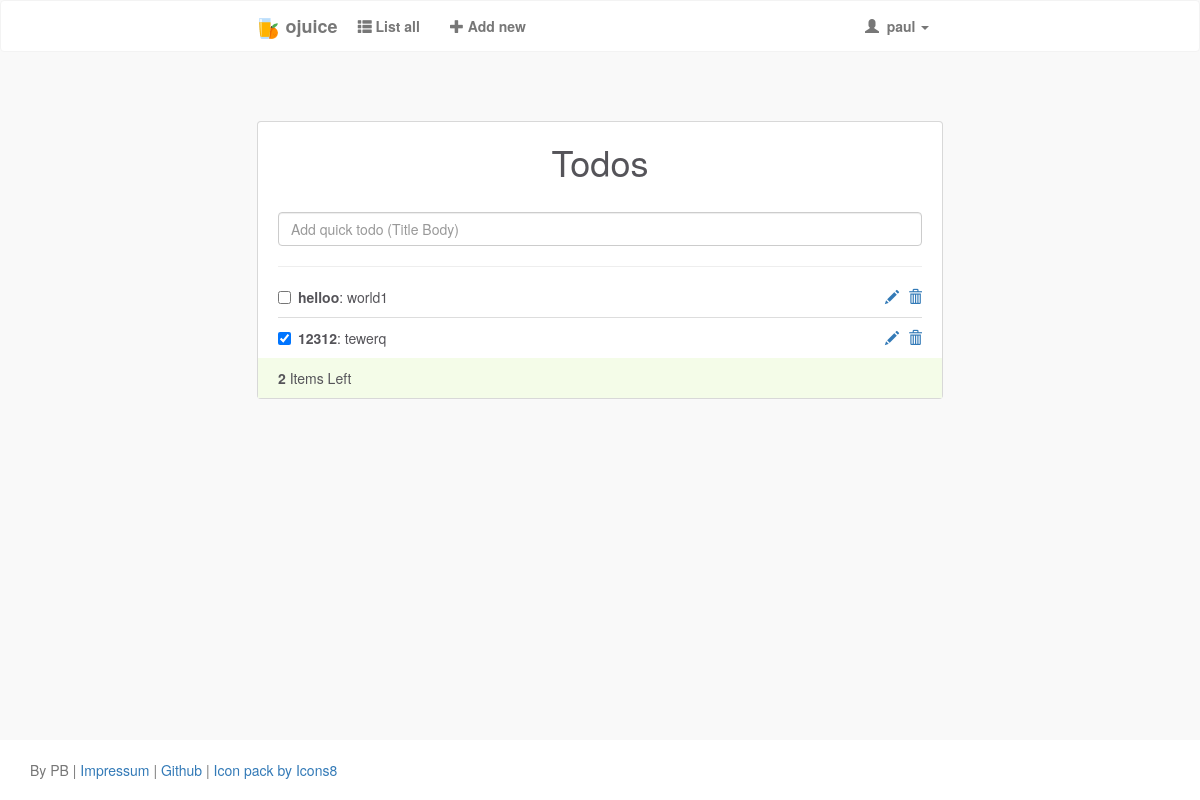
Page / (signed in) on the earlier database version.
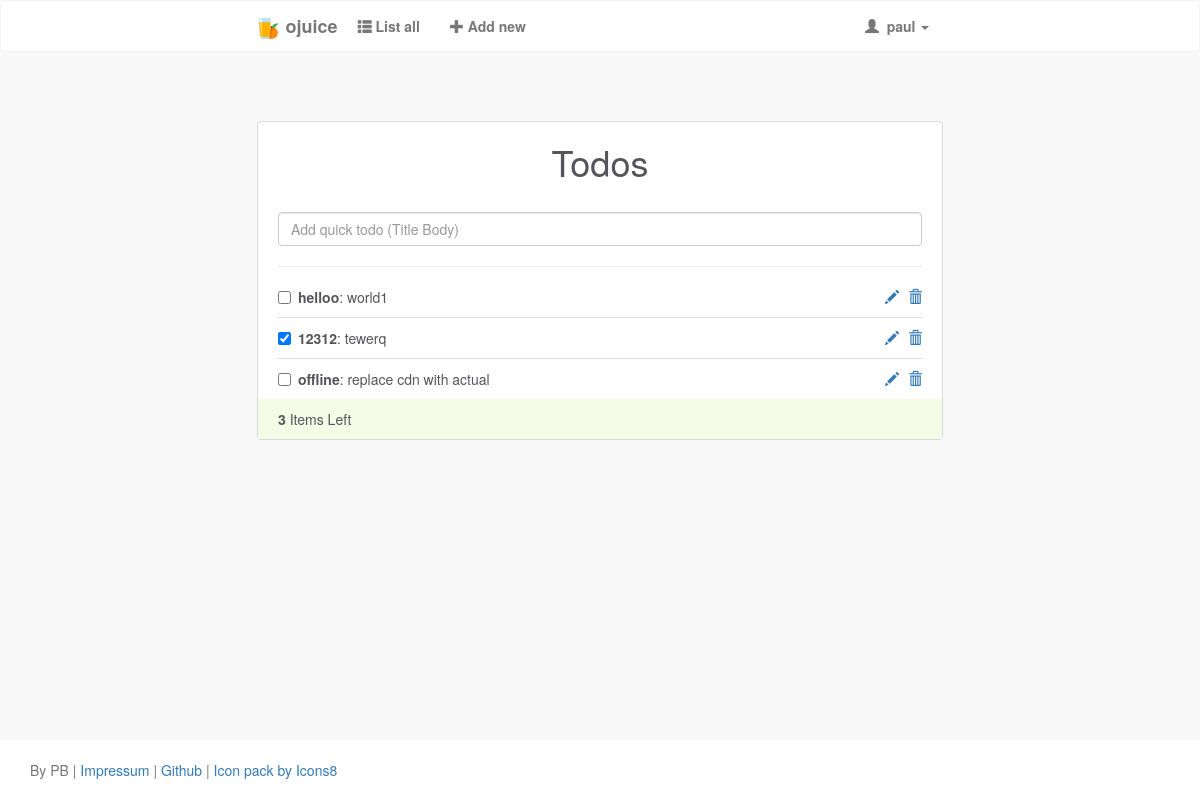
Same page on the later database version.
### todo/models.py (models this page shows, shortened)
class Todo(models.Model):
    title = models.CharField(max_length=30)
    body = models.CharField(max_length=255)
    created_at = models.DateTimeField(auto_now_add=True, blank=True)
    checked = models.BooleanField(default=False)
    owner = models.ManyToManyField(User)
    id = HashidAutoField(primary_key=True)

### todo/views.py (the view)
# urls.py: url(r'^$', views.todoIndex, name='index'),
def todoIndex(request):
    ua = request.META.get('HTTP_USER_AGENT', '').lower()
    if ua.find("iphone") > 0 or ua.find("ipad") > 0 or ua.find("android") > 0:
        mobile = True
    else:
        mobile = False
    if request.user.is_authenticated:
        todos = Todo.objects.filter(owner=request.user)
        form = QuickTodoForm()
        context = {
            'title': 'Todos',
            'todos': todos,
            'form': form,
            'mobile': mobile
        }
        return render(request, 'index.html', context)
    else:
        return redirect('login')

### todo/forms.py
class QuickTodoForm(forms.Form):
    title = forms.CharField(max_length=285)
    title.widget.attrs = {
        'class': 'form-control add-todo',
        'placeholder': 'Add quick todo (Title Body)'
    }

### templates/index.html (shortened to what this page needs)
{% extends 'base.html' %}
{% block content %}
<div class="container outer_wrap">
    <div class="row">
        <div class="col-md-12">
            <div class="todolist">
                <h1>{{title}}</h1>
                <form action="{% url 'create_quick' %}" method="post">
                    {{ form.title }}
                </form>
                <hr>
                <ul id="sortable" class="list-unstyled">
                    {% for todo in todos %}
                    <li class="ui-state-default">
                        <div class="checkbox">
                            <label class="newTask">
                                <input {% if todo.checked %}checked{% endif %} type="checkbox" onclick="myTest('{{todo.id}}')" />
                                <b>{{todo.title}}</b>: {% if mobile %} {{todo.body|truncatechars:20|urlize}} {% else %} {{todo.body|truncatechars:65|urlize}} {% endif %}</label>
                            <div class="pull-right">
                                <a href="{% url 'detail' todo.id %}" id="left_pencil">
                                    <span class="glyphicon glyphicon-pencil" aria-hidden="true"></span>
                                </a>
                                <a id="{{todo.id}}" class="todo_remove">
                                    <span class="glyphicon glyphicon-trash" aria-hidden="true"></span>
                                </a>
                            </div>
                        </div>
                    </li>
                    {% endfor %}
                </ul>
                <div class="todo-footer">
                    <strong><span class="count-todos" id="counted_todos">{{todos|length}}</span></strong> Items Left
                </div>
            </div>
        </div>
    </div>
</div>
{% endblock content %}

### templates/base.html (shortened to what this page needs)
{% load staticfiles %}
<!doctype html>
<html>
    <head>
        <link rel='stylesheet' href="{% static 'css/bootstrap.css' %}">
        <link rel="stylesheet" href="{% static 'css/style.css' %}" />
    </head>
    <body>
        {% include 'partials/header.html' %}
        {% block content %}{% endblock content %}
        {% include 'partials/footer.html' %}
    </body>
</html>

### templates/partials/header.html (shortened to what this page needs)
<nav class="navbar navbar-default">
    <div class="container-fluid">
        <div class="navbar-header">
            <a class="navbar-brand" href="{% url 'index' %}">
                <img class="icon icons8-Orange-Juice" width="25" height="25">
            </a>
            <a href="{% url 'index' %}" class="navbar-brand">ojuice</a>
        </div>
        <div class="collapse navbar-collapse" id="bs-example-navbar-collapse-1">
            {% if user.is_authenticated %}
            <ul class="nav navbar-nav">
                <li>
                    <a href="{% url 'index' %}">
                        <span class="glyphicon glyphicon-th-list " aria-hidden="true"></span> List all
                    </a>
                </li>
                <li>
                    <a href="{% url 'create' %}">
                        <span class="glyphicon glyphicon-plus" aria-hidden="true"></span> Add new
                    </a>
                </li>
            </ul>
            {% endif %}
            <ul class="nav navbar-nav navbar-right">
                {% if not user.is_authenticated %}
                <li><a href="{% url 'register' %}"><span>Sign Up</span></a></li>
                <li><a href="{% url 'login' %}"><span class="navbar_button">Login</span></a></li>
                {% else %}
                <li class="dropdown">
                    <a href="#" class="dropdown-toggle" data-toggle="dropdown" role="button" aria-haspopup="true" aria-expanded="false">
                        <span class="glyphicon glyphicon-user " aria-hidden="true"></span>
                        &nbsp;{{user}}
                        <span class="caret"></span>
                    </a>
                </li>
                {% endif %}
            </ul>
        </div>
    </div>
</nav>

### templates/partials/footer.html
    <footer class="footer">
      <div class="container">
        <p class="text-muted">
            By PB | <a href="#">Impressum</a>
            |<a href="https://github.com/paulbellmann/ojuice"> Github</a>
            | <a href="https://icons8.com">Icon pack by Icons8</a>
        </p>
      </div>
    </footer>

### static/css/style.css (style rules this page uses)
body { background-color: #F9F9F9; color: #555459; }
.navbar-default { background-color: #fff; border-color: #f3f3f3; }
.footer { background-color: #fff; }
.container-fluid { max-width: 60%; }
.outer_wrap { padding-top: 100px; }
#left_pencil { padding-right: 5px; text-decoration: none; }
.todo_remove { cursor: pointer; }
.todolist, .insform { background-color:#FFF; padding:20px 20px 10px 20px; max-width: 60%; margin: auto; border-radius: 3px; box-shadow: 0 0 0 1px #d8d8d8; }
.todolist h1, .insform h1 { margin:0; padding-bottom:20px; text-align:center; }
.todolist { margin-bottom: 50px; }
li.ui-state-default { background:#fff; border:none; border-bottom:1px solid #ddd; }
li.ui-state-default:last-child { border-bottom:none; }
.todo-footer { background-color:#F4FCE8; margin:0 -20px -10px -20px; padding: 10px 20px; }
.navbar-brand { padding: 15px 5px 15px 15px; font-weight: 600; color: #606060; }
li > a { font-weight: 700; }
@media (max-width: 1300px) { .outer_wrap { padding-top: 50px; } }
html { position: relative; min-height: 100%; }
body { margin-bottom: 60px; }
.footer { position: absolute; bottom: 0; width: 100%; height: 60px; background-color: #fff; }
.container .text-muted { margin: 20px 0; }

Differences in the rows shown:
added Todo: title "offline", body "replace cdn with actual"
Other differences:
{{ todos|length }}: "2" → "3"
